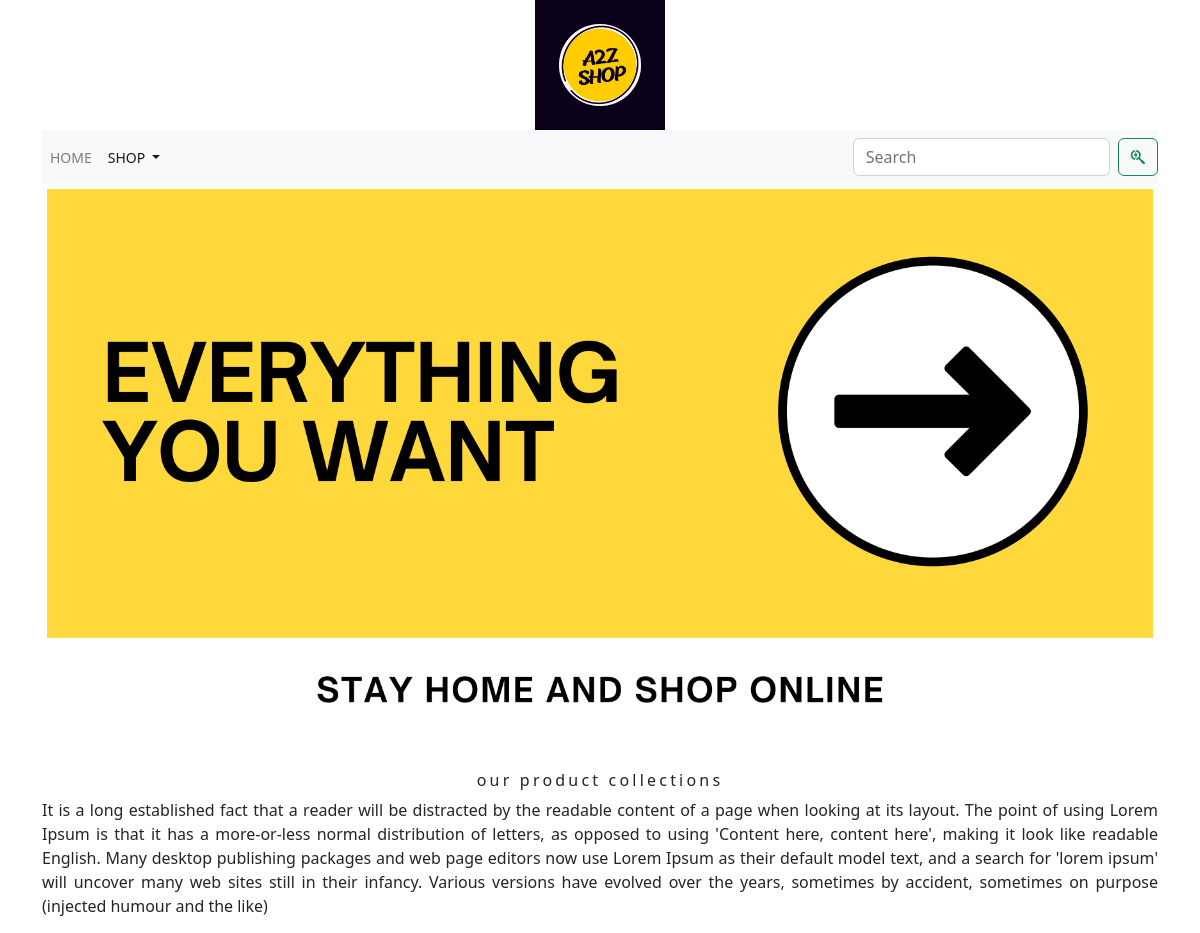
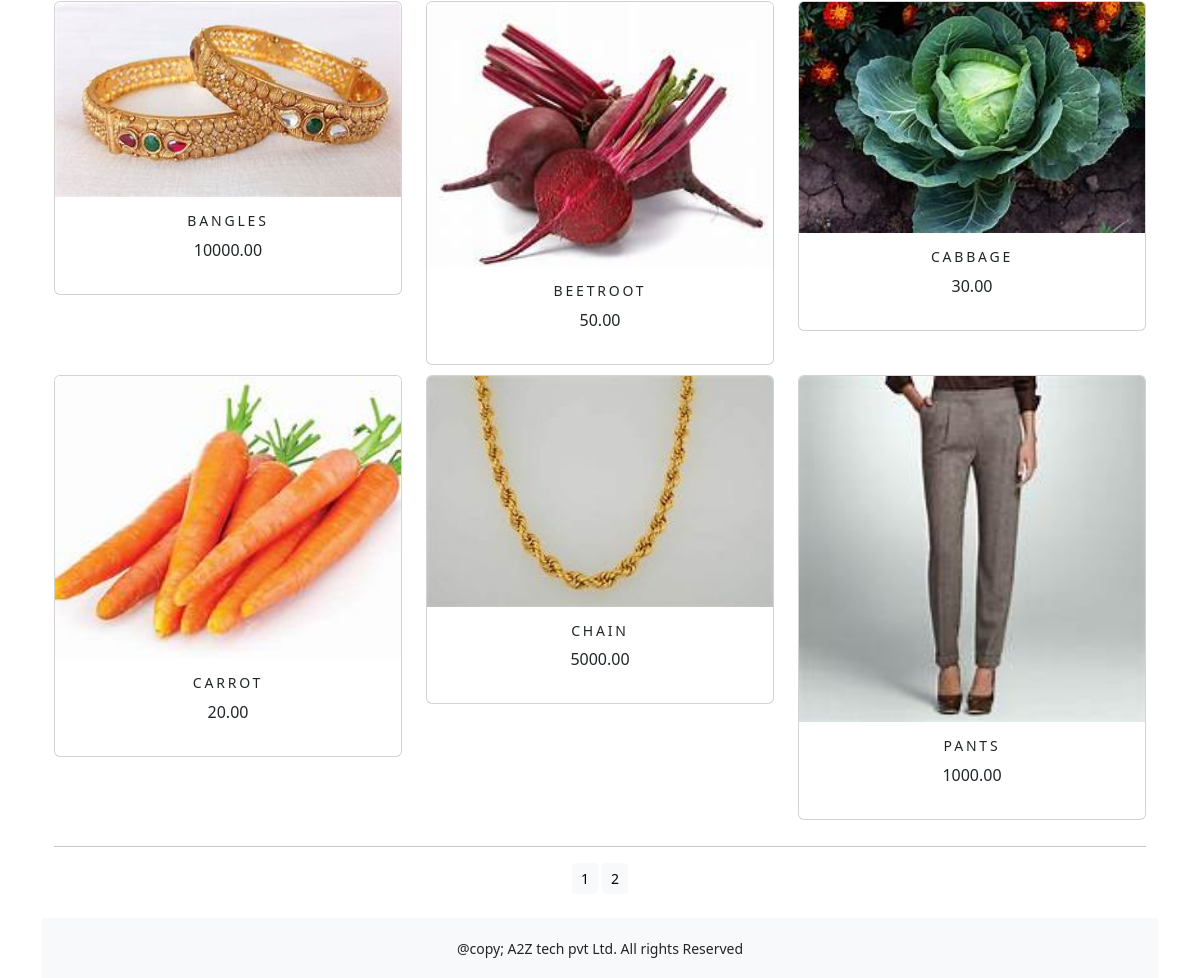
The app's page /shop/ with its own data (2 pictures, top to bottom).
### shop/models.py (models this page shows, shortened)
class Product(models.Model):
    name=models.CharField(max_length=250,unique=True)
    slug=models.SlugField(max_length=250,unique=True)
    description=models.TextField(blank=True)
    price=models.DecimalField(max_digits=10,decimal_places=2)
    category=models.ForeignKey(Category,on_delete=models.CASCADE)
    image = models.ImageField(upload_to='product', blank=True)
    stock=models.IntegerField()
    available=models.BooleanField(default=True)
    created=models.DateTimeField(auto_now_add=True)
    updated=models.DateTimeField(auto_now=True)
    def get_url(self):
        return reverse('shop:prodCatdetail',args=[self.category.slug,self.slug])
    class Meta:
        ordering = ('name',)
        verbose_name = 'product'
        verbose_name_plural = ('products')

### shop/views.py (the view)
# urls.py: path('',views.allProdCat,name='allProdCat'),
def allProdCat(request,c_slug=None):
    c_page=None
    products_list=None
    if c_slug!=None:
        c_page=get_object_or_404(Category,slug=c_slug)
        products_list=Product.objects.all().filter(category=c_page,available=True)
    else:
        products_list=Product.objects.all().filter(available=True)
    paginator=Paginator(products_list,6)
    try:
        page=int(request.GET.get('page','1'))
    except:
        page=1
    try:
        product=paginator.page(page)
    except(EmptyPage,InvalidPage):
        products=paginator.page(paginator.num_pages)
    return render(request,"category.html",{'category':c_page,'products':product})

### cart/context_processors.py (called while the page is built)
def counter(request):
    item_count=0
    if 'admin' in request.path:
        return {}
    else:
        try:
            cart=Cart.objects.filter(cart_id=_cart_id(request))
            car_items=CartItem.objects.all().filter(cart=cart[:1])
            for cart_item in car_items:
                item_count += cart_item.quantity
        except Cart.DoesNotExist:
            item_count=0
    return dict(item_count=item_count)

### cart/views.py (called while the page is built)
def _cart_id(request):
    cart=request.session.session_key
    if not cart:
        cart=request.session.create()
    return cart

### shop/context_processors.py (called while the page is built)
def menu_links(request):
    links=Category.objects.all()
    return dict(links=links)

### shop/models.py (called while the page is built)
    def get_url(self):
        return reverse('shop:products_by_category',args=[self.slug])

### templates/category.html (shortened to what this page needs)
{% extends 'base.html' %}
{% load static %}
{% block content %}
<div class="mx_auto">
  {% if category %}
    <img class="my_image" src="{{category.image.url}}" alt="{{category.name}}">
</div>
 <br>
<div>
    <h1 class="text-center my_title">{{category.name}}</h1>
    <p class="text-justify">{{category.description}}</p>
</div>
  {% else %}
<div>
    <img class="my_image my_image_padding" src="{% static 'img/banner.png' %}" alt="our products" width="1500px;" height="800px;">
</div>
<br>
<div>
    <h1 class="text-center my_title">our product collections</h1>
    <p class="text-justify">It is a long established fact that a reader will be distracted by the readable content of a page when looking at its layout. The point of using Lorem Ipsum is that it has a more-or-less normal distribution of letters, as opposed to using 'Content here, content here', making it look like readable English. Many desktop publishing packages and web page editors now use Lorem Ipsum as their default model text, and a search for 'lorem ipsum' will uncover many web sites still in their infancy. Various versions have evolved over the years, sometimes by accident, sometimes on purpose (injected humour and the like)</p>
</div>
{% endif %}
<div class="container">
    <div class="row mx_auto">
        {% for product in products.object_list %}
        <div class="my_bottom_margin col-9 col-sm-12 col-md-4 xol-lg-4">
            <div class="card text-center" style="min-width:18rem;">
                <a href="{{product.get_url}}"><img class="card-img-top my_image" src="{{product.image.url}}" alt="{{product.name}}"> </a>
                <div class="card-body">
                    <h4>{{product.name}}</h4>
                    <p>{{product.price}}</p>
                </div>
            </div>
        </div>
        {% endfor %}
    </div>
    <div class="mx-auto">
        {% if products.paginator.num_pages > 1 %}
        <hr>
        <div class="text-center">
            {% for pg in products.paginator.page_range %}
            <a href="?page={{pg}}" class="btn btn-light btn-sm {% if product.number == pg %} active {% endif %}">{{pg}}</a>
            {% endfor %}
        </div>
        {% endif %}
    </div>
    <br>
</div>
{% endblock %}

### templates/base.html (shortened to what this page needs)
{% load static %}
<!DOCTYPE html>
<html lang="en">
<head>
    <link rel="stylesheet" href="{% static 'css/custom.css' %}">
    <link href="{% static 'css/bootstrap.min.css' %}" rel="stylesheet">
</head>
<body>
<div class="container">
{% include 'header.html' %}
<link href="https://cdn.jsdelivr.net/npm/bootstrap@5.2.0/dist/css/bootstrap.min.css" rel="stylesheet">
{% include 'nav.html' %}
{% block content %}
{% endblock %}
</div>
{% include 'footer.html' %}
</body>
</html>

### templates/header.html
{% load static %}
<header>
    <center>
       <a href="{% url 'shop:allProdCat' %}"><img src="{% static 'img/logo.png' %}" alt="logimage" width="130px;" height="130px;">
    </center>
</header>

### templates/nav.html (shortened to what this page needs)
<nav class="navbar navbar-expand-lg navbar-light bg-light">
  <div class="collapse navbar-collapse" id="navbarSupportedContent">
    <ul class="navbar-nav mr-auto mb-2 mb-lg-0">
      <li class="nav-item">
        <a class="nav-link" href="#">Home</a>
      </li>
      <li class="nav-item dropdown {% if 'shop' in request.path %} active {% endif %}">
        <a class="nav-link dropdown-toggle" href="#" id="navbarDropdown" role="button" data-toggle="dropdown" aria-haspopup="true" aria-expanded="false">
         Shop
        </a>
      </li>
    </ul>
    <form class="form-inline my-2 my-lg-0" action="{% url 'search_app:SearchResult' %}" method="get">
      <input class="form-control mr-sm-2" type="search" placeholder="Search" name="q" aria-label="Search">
      <button class="btn btn-outline-success my-2 my-sm-0" type="submit"><i class="fa-brands fa-searchengin"></i></button>
    </form>
  </div>
</nav>

### templates/footer.html
<div class="footer navbar-fixed-bottom my_footer">
    <p class="text-center">@copy; A2Z tech pvt Ltd. All rights Reserved</p>
</div>

### static/css/custom.css (style rules this page uses)
.nav-item { letter=spacing : .2em; font-size : 14px; text-transform : uppercase; }
.my_footer { background-color : #f8f9fa; height : 60px; }
.my_footer p { padding-top : 20px; font-size : 14px; }
.my_image { width:100%; height:auto; }
.my_title { font-size:16px; text_transform:uppercase; letter-spacing:.2em; }
.my_image_padding { padding:5px; }
.my_bottom_margin { margin-bottom:10px; }
.card-body h4 { font-size:14px; text-transform:uppercase; letter-spacing:.2em; }

### records on screen
Product: image (picture), name "BANGLES", price "10000.00"
Product: image (picture), name "BEETROOT", price "50.00"
Product: image (picture), name "CABBAGE", price "30.00"
Product: image (picture), name "CARROT", price "20.00"
Product: image (picture), name "CHAIN", price "5000.00"
Product: image (picture), name "PANTS", price "1000.00"

### other values on screen
{{ pg }} "1" "2"
